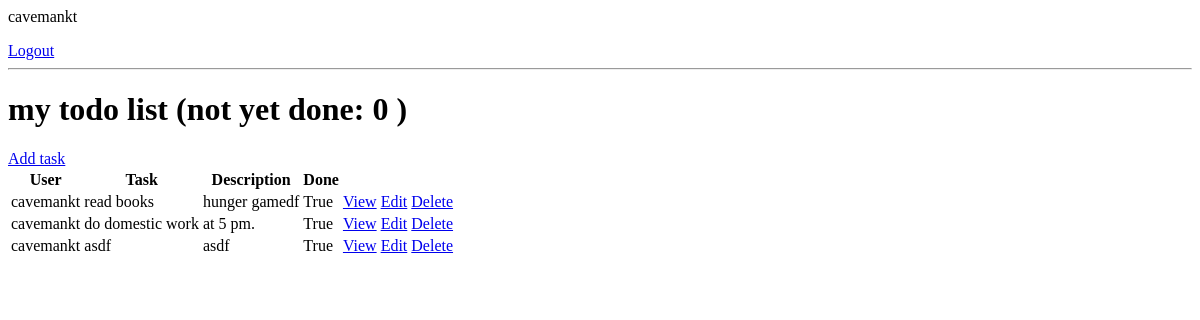
The app's page / (signed in), older data.
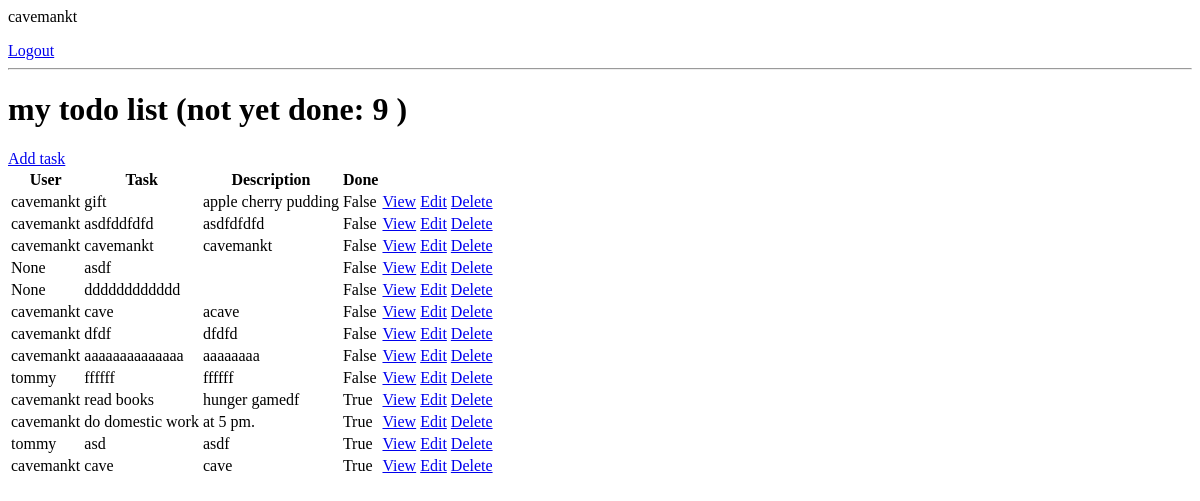
The same page, newer data.
### base/models.py (models this page shows, shortened)
class Task(models.Model):
    user = models.ForeignKey(User, on_delete=models.CASCADE, null=True, blank=True)
    title = models.CharField(max_length=200)
    description = models.TextField(null=True, blank=True)
    complete = models.BooleanField(default=False)
    created = models.DateTimeField(auto_now_add=True)
    class Meta:
        ordering = ['complete']

### base/views.py (the view)
# urls.py: path('', TaskList.as_view(), name='tasks'),
class TaskList(LoginRequiredMixin, ListView):
    model = Task
    context_object_name = 'tasks'
    def get_context_data(self, **kwargs: Any) -> dict[str, Any]:
        context = super().get_context_data(**kwargs)
        print("self.request.user was a class type, I str() it: ", str(self.request.user))
        if(str(self.request.user) != 'cavemankt'):
            context['tasks'] = context['tasks'].filter(user=self.request.user)
        if(str(self.request.user) == 'cavemankt'):
            context['tasks'] = context['tasks']
        context['count'] = context['tasks'].filter(complete=False).count()
        context['admin'] = 'cavemankt'
        print(type(context['admin']))
        return context

### base/templates/base/task_list.html
{% if request.user.is_authenticated %}
<p>
    {{request.user}}
</p>
<a href="{% url 'logout' %}">Logout</a>
{% else %}
<a href="{% url 'login' %}">Login</a>
{% endif %}
<hr>
<h1>
    my todo list (not yet done: {{count}} )
</h1>
<a href="{% url 'task-create' %}">Add task</a>
<table>
    <tr>
        <th>User</th>
        <th>Task</th>
        <th>Description</th>
        <th>Done</th>
    </tr>
    {% for task in tasks %}
    <tr>
        <td>{{task.user}}</td>
        <td>{{ task.title }}</td>
        <td>{{ task.description }}</td>
        <td>{{ task.complete }}</td>
        <td><a href="{% url 'task' task.id %}">View</a></td>
        <td><a href="{% url 'task-update' task.id %}">Edit</a></td>
        <td><a href="{% url 'task-delete' task.id %}">Delete</a></td>
    </tr>
    {% empty %}
    <h3>No items in list </h3>
    {% endfor %}
</table>

Row changes from the older to the newer data that the page shows:
removed Task: user "cavemankt", title "asdf", description "asdf", complete "True"
added Task: user "cavemankt", title "gift", description "apple cherry pudding", complete "False"
added Task: user "cavemankt", title "asdfddfdfd", description "asdfdfdfd", complete "False"
added Task: user "cavemankt", title "cavemankt", description "cavemankt", complete "False"
added Task: user "None", title "asdf", complete "False"
added Task: user "None", title "dddddddddddd", complete "False"
added Task: user "cavemankt", title "cave", description "acave", complete "False"
added Task: user "cavemankt", title "dfdf", description "dfdfd", complete "False"
added Task: user "cavemankt", title "aaaaaaaaaaaaaa", description "aaaaaaaa", complete "False"
added Task: user "tommy", title "ffffff", description "ffffff", complete "False"
added Task: user "tommy", title "asd", description "asdf", complete "True"
added Task: user "cavemankt", title "cave", description "cave", complete "True"
Text that changed along with them:
{{ count }}: "0" → "9"
